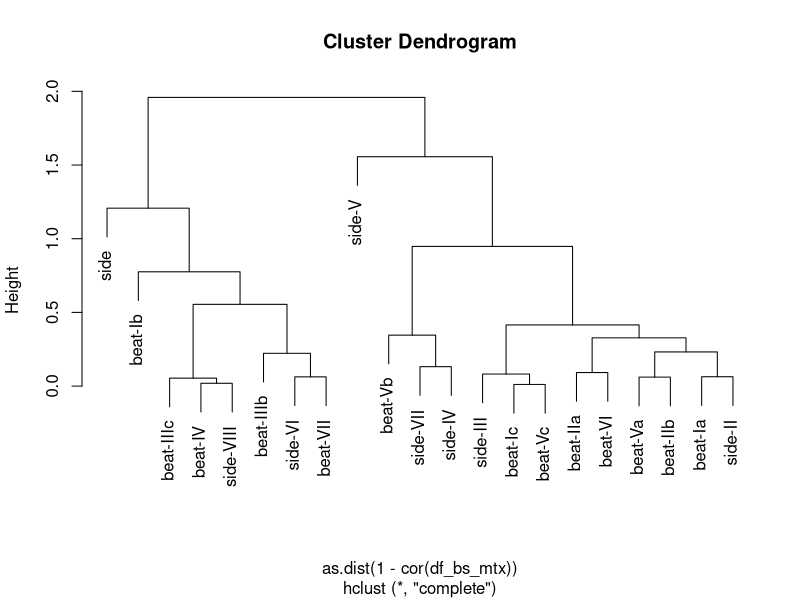

The R script that drew this image: (Note: this script raises an error after producing the figure.)
## ---- chunk 1
library(tidyverse)
library(magrittr)
#library(gplots)
#library(RColorBrewer)
## ---- chunk 2
df <- read_csv("GSE140093_df_PN_VT_Bulk_36h_adult_LogCPM.csv") %>% as.data.frame()
genes <- read_csv("genelist_beat-side.txt") %>% as.data.frame() %$% gene 
## ---- chunk 3
df_bs <- df[df$symbol %in% genes, ]

df_bs
## ---- chunk 4
df_bs[df_bs$symbol %in% c("CG12950",
                          "CG14372",
                          "CG34113", 
                          "CG34114",
                          "CG34371",
                          "CG12484",
                          "CG42313"), ]$symbol <- c("side-VII", 
                                                    "side-IV", 
                                                    "side-III",
                                                    "side-VI", 
                                                    "side-V",
                                                    "side-VIII",
                                                    "side-II")

df_bs
## ---- chunk 5
df_bs_mtx <- dplyr::select(df_bs, -symbol) %>% 
  as.matrix() %>% 
  t()

colnames(df_bs_mtx) <- df_bs$symbol
rownames(df_bs_mtx) <- c("36h_1", "36h_2", "36h_3", "adult_1", "adult_2", "adult_3")
## ---- chunk 6
tree_gene <- hclust(as.dist(1-cor(df_bs_mtx)), method="complete")
## ---- chunk 7
plot(tree_gene)
## ---- chunk 8
color.scheme <- brewer.pal(8,"GnBu") # generate the color scheme to use

heatmap.2(t(df_bs_mtx),
          #Rowv = tree_gene,  # use the dendrogram previously calculated
          Colv = NULL, # don't mess with my columns! (i.e. keep current ordering )
          dendrogram = "row",   # only draw row dendrograms
          #breaks = seq(-2, 2, length.out = 9),  # OPTIONAL: set break points for colors
          col = color.scheme,  # use previously defined colors
          trace = "none", density.info = "none",  # remove distracting elements of plot
          )
## ---- chunk 9
df_bs_long <- df_bs %>% 
  pivot_longer(cols = !symbol,
               names_to = "stage_rep",
               values_to = "expression") %>%
  tidyr::extract(col = stage_rep,     # column we're extracting from
                 into = c("cell_type", "stage", "rep"), # new columns we're creating
                 regex= "(PN)_(.+)_(rep[0-9]+)",  # regexp (see below)
                 convert = TRUE) # automatically convert column types
## ---- chunk 10
df_bs_long$symbol %<>% factor(levels = sort(df_bs$symbol))
df_bs_long$stage %<>% factor(levels = c("36h", "adult"))
## ---- chunk 11
df_bs_long %>%
  ggplot(aes(x=stage, y=expression)) +
  geom_point(aes(shape=rep, color=stage)) +
  facet_wrap(~symbol, ncol = 7) +
  ylim(0, 10) +
  theme_linedraw() +
  theme(aspect.ratio = 1) +
  theme(strip.text = element_text(face="italic", color="black"),
        strip.background =element_rect(fill=NA))
